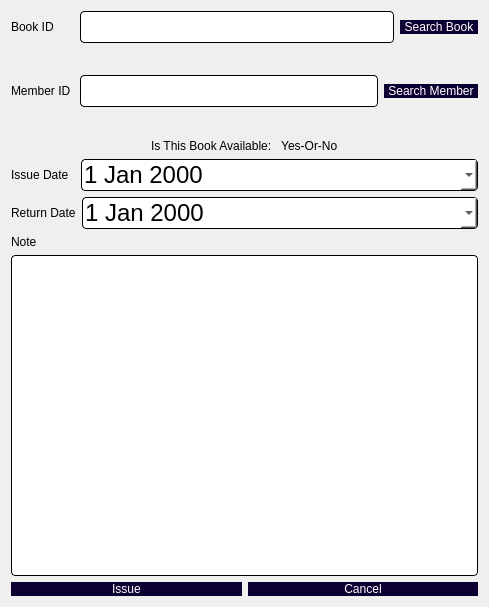
<?xml version="1.0" encoding="UTF-8"?>
<ui version="4.0">
 <class>IssueBook</class>
 <widget class="QDialog" name="IssueBook">
  <property name="geometry">
   <rect>
    <x>0</x>
    <y>0</y>
    <width>489</width>
    <height>607</height>
   </rect>
  </property>
  <property name="windowTitle">
   <string>Dialog</string>
  </property>
  <layout class="QVBoxLayout" name="verticalLayout_2">
   <item>
    <layout class="QHBoxLayout" name="horizontalLayout">
     <item>
      <widget class="QLabel" name="label">
       <property name="sizePolicy">
        <sizepolicy hsizetype="Fixed" vsizetype="Fixed">
         <horstretch>0</horstretch>
         <verstretch>0</verstretch>
        </sizepolicy>
       </property>
       <property name="styleSheet">
        <string notr="true">font: 13pt &quot;Lato&quot;;
color: rgb(0, 0, 0);</string>
       </property>
       <property name="text">
        <string>Book ID      </string>
       </property>
      </widget>
     </item>
     <item>
      <widget class="QLineEdit" name="bookID">
       <property name="styleSheet">
        <string notr="true">QLineEdit{
	background-color: rgb(255, 255, 255);
	 border: 1px  solid;
     border-radius: 4px;
	font: 24px
}</string>
       </property>
      </widget>
     </item>
     <item>
      <widget class="QPushButton" name="searchBook">
       <property name="styleSheet">
        <string notr="true">QPushButton{
border-radius:15px;
padding : 0 4px;
background: #0c0033;
border -radius:10px;
color: rgb(255, 255, 255);
font: 10pt &quot;Lato&quot;;
}
QPushButton:hover:!pressed
{

background:#ababab;
}
QToolButton
{

border-radius:10px;
bacground:red;
color:red;
}

QPushButton:pressed
{
              font-size: 19px;
              transition: 0.9s; 
}</string>
       </property>
       <property name="text">
        <string>Search Book</string>
       </property>
      </widget>
     </item>
    </layout>
   </item>
   <item>
    <layout class="QHBoxLayout" name="horizontalLayout_8">
     <item>
      <spacer name="horizontalSpacer_2">
       <property name="orientation">
        <enum>Qt::Horizontal</enum>
       </property>
       <property name="sizeHint" stdset="0">
        <size>
         <width>128</width>
         <height>20</height>
        </size>
       </property>
      </spacer>
     </item>
     <item>
      <widget class="QLabel" name="bookName">
       <property name="sizePolicy">
        <sizepolicy hsizetype="Fixed" vsizetype="Fixed">
         <horstretch>0</horstretch>
         <verstretch>0</verstretch>
        </sizepolicy>
       </property>
       <property name="styleSheet">
        <string notr="true">font: 10pt &quot;Comic Sans MS&quot;;
color: rgb(0, 0, 0);</string>
       </property>
       <property name="text">
        <string/>
       </property>
      </widget>
     </item>
     <item>
      <spacer name="horizontalSpacer_3">
       <property name="orientation">
        <enum>Qt::Horizontal</enum>
       </property>
       <property name="sizeHint" stdset="0">
        <size>
         <width>128</width>
         <height>20</height>
        </size>
       </property>
      </spacer>
     </item>
    </layout>
   </item>
   <item>
    <layout class="QHBoxLayout" name="horizontalLayout_2">
     <item>
      <widget class="QLabel" name="label_2">
       <property name="sizePolicy">
        <sizepolicy hsizetype="Fixed" vsizetype="Fixed">
         <horstretch>0</horstretch>
         <verstretch>0</verstretch>
        </sizepolicy>
       </property>
       <property name="styleSheet">
        <string notr="true">font: 13pt &quot;Lato&quot;;
color: rgb(0, 0, 0);</string>
       </property>
       <property name="text">
        <string>Member ID </string>
       </property>
      </widget>
     </item>
     <item>
      <widget class="QLineEdit" name="memberID">
       <property name="styleSheet">
        <string notr="true">QLineEdit{
	background-color: rgb(255, 255, 255);
	 border: 1px  solid;
     border-radius: 4px;
	font: 24px
}</string>
       </property>
      </widget>
     </item>
     <item>
      <widget class="QPushButton" name="searchMember">
       <property name="styleSheet">
        <string notr="true">QPushButton{
border-radius:15px;
padding : 0 4px;
background: #0c0033;
border -radius:10px;
color: rgb(255, 255, 255);
font: 10pt &quot;Lato&quot;;
}
QPushButton:hover:!pressed
{

background:#ababab;
}
QToolButton
{

border-radius:10px;
bacground:red;
color:red;
}

QPushButton:pressed
{
              font-size: 19px;
              transition: 0.9s; 
}</string>
       </property>
       <property name="text">
        <string>Search Member</string>
       </property>
      </widget>
     </item>
    </layout>
   </item>
   <item>
    <layout class="QHBoxLayout" name="horizontalLayout_9">
     <item>
      <spacer name="horizontalSpacer_4">
       <property name="orientation">
        <enum>Qt::Horizontal</enum>
       </property>
       <property name="sizeHint" stdset="0">
        <size>
         <width>128</width>
         <height>20</height>
        </size>
       </property>
      </spacer>
     </item>
     <item>
      <widget class="QLabel" name="memberName">
       <property name="sizePolicy">
        <sizepolicy hsizetype="Fixed" vsizetype="Fixed">
         <horstretch>0</horstretch>
         <verstretch>0</verstretch>
        </sizepolicy>
       </property>
       <property name="styleSheet">
        <string notr="true">font: 10pt &quot;Comic Sans MS&quot;;
color: rgb(0, 0, 0);</string>
       </property>
       <property name="text">
        <string/>
       </property>
      </widget>
     </item>
     <item>
      <spacer name="horizontalSpacer_5">
       <property name="orientation">
        <enum>Qt::Horizontal</enum>
       </property>
       <property name="sizeHint" stdset="0">
        <size>
         <width>128</width>
         <height>20</height>
        </size>
       </property>
      </spacer>
     </item>
    </layout>
   </item>
   <item>
    <layout class="QHBoxLayout" name="horizontalLayout_6">
     <item>
      <layout class="QHBoxLayout" name="horizontalLayout_5">
       <item>
        <widget class="QLabel" name="label_3">
         <property name="sizePolicy">
          <sizepolicy hsizetype="Fixed" vsizetype="Fixed">
           <horstretch>0</horstretch>
           <verstretch>0</verstretch>
          </sizepolicy>
         </property>
         <property name="styleSheet">
          <string notr="true">font: 13pt &quot;Lato&quot;;
color: rgb(0, 0, 0);</string>
         </property>
         <property name="text">
          <string>Is This Book Available:</string>
         </property>
        </widget>
       </item>
       <item>
        <widget class="QLabel" name="available">
         <property name="sizePolicy">
          <sizepolicy hsizetype="Fixed" vsizetype="Fixed">
           <horstretch>0</horstretch>
           <verstretch>0</verstretch>
          </sizepolicy>
         </property>
         <property name="styleSheet">
          <string notr="true">font: 13pt &quot;Lato&quot;;
color: rgb(0, 0, 0);</string>
         </property>
         <property name="text">
          <string> Yes-Or-No</string>
         </property>
        </widget>
       </item>
      </layout>
     </item>
    </layout>
   </item>
   <item>
    <layout class="QHBoxLayout" name="horizontalLayout_3">
     <item>
      <widget class="QLabel" name="label_4">
       <property name="sizePolicy">
        <sizepolicy hsizetype="Fixed" vsizetype="Fixed">
         <horstretch>0</horstretch>
         <verstretch>0</verstretch>
        </sizepolicy>
       </property>
       <property name="styleSheet">
        <string notr="true">font: 13pt &quot;Lato&quot;;
color: rgb(0, 0, 0);</string>
       </property>
       <property name="text">
        <string>Issue Date  </string>
       </property>
      </widget>
     </item>
     <item>
      <widget class="QDateEdit" name="issueDate">
       <property name="styleSheet">
        <string notr="true">QDateEdit{
	background-color: rgb(255, 255, 255);
	 border: 1px  solid;
     border-radius: 4px;
	font: 24px
}</string>
       </property>
       <property name="calendarPopup">
        <bool>true</bool>
       </property>
      </widget>
     </item>
    </layout>
   </item>
   <item>
    <layout class="QHBoxLayout" name="horizontalLayout_4">
     <item>
      <widget class="QLabel" name="label_5">
       <property name="sizePolicy">
        <sizepolicy hsizetype="Fixed" vsizetype="Fixed">
         <horstretch>0</horstretch>
         <verstretch>0</verstretch>
        </sizepolicy>
       </property>
       <property name="styleSheet">
        <string notr="true">font: 13pt &quot;Lato&quot;;
color: rgb(0, 0, 0);</string>
       </property>
       <property name="text">
        <string>Return Date</string>
       </property>
      </widget>
     </item>
     <item>
      <widget class="QDateEdit" name="returnDate">
       <property name="styleSheet">
        <string notr="true">QDateEdit{
	background-color: rgb(255, 255, 255);
	 border: 1px  solid;
     border-radius: 4px;
	font: 24px
}</string>
       </property>
       <property name="calendarPopup">
        <bool>true</bool>
       </property>
      </widget>
     </item>
    </layout>
   </item>
   <item>
    <layout class="QVBoxLayout" name="verticalLayout">
     <item>
      <widget class="QLabel" name="label_6">
       <property name="sizePolicy">
        <sizepolicy hsizetype="Fixed" vsizetype="Fixed">
         <horstretch>0</horstretch>
         <verstretch>0</verstretch>
        </sizepolicy>
       </property>
       <property name="styleSheet">
        <string notr="true">font: 13pt &quot;Lato&quot;;
color: rgb(0, 0, 0);</string>
       </property>
       <property name="text">
        <string>Note</string>
       </property>
      </widget>
     </item>
     <item>
      <widget class="QTextEdit" name="notes">
       <property name="styleSheet">
        <string notr="true">QTextEdit{
	background-color: rgb(255, 255, 255);
	 border: 1px  solid;
     border-radius: 4px;
	font: 24px
}</string>
       </property>
      </widget>
     </item>
    </layout>
   </item>
   <item>
    <layout class="QHBoxLayout" name="horizontalLayout_7">
     <item>
      <widget class="QPushButton" name="issue">
       <property name="styleSheet">
        <string notr="true">QPushButton{
border-radius:15px;
padding : 0 4px;
background: #0c0033;
border -radius:10px;
color: rgb(255, 255, 255);
font: 12pt &quot;Lato Black&quot;;
}
QPushButton:hover:!pressed
{

background:#ababab;
}
QToolButton
{

border-radius:10px;
bacground:red;
color:red;
}

QPushButton:pressed
{
              font-size: 19px;
              transition: 0.9s; 
}</string>
       </property>
       <property name="text">
        <string>Issue</string>
       </property>
      </widget>
     </item>
     <item>
      <widget class="QPushButton" name="cancel">
       <property name="styleSheet">
        <string notr="true">QPushButton{
border-radius:15px;
padding : 0 4px;
background: #0c0033;
border -radius:10px;
color: rgb(255, 255, 255);
font: 12pt &quot;Lato Black&quot;;
}
QPushButton:hover:!pressed
{

background:#ababab;
}
QToolButton
{

border-radius:10px;
bacground:red;
color:red;
}

QPushButton:pressed
{
              font-size: 19px;
              transition: 0.9s; 
}</string>
       </property>
       <property name="text">
        <string>Cancel</string>
       </property>
      </widget>
     </item>
    </layout>
   </item>
  </layout>
 </widget>
 <resources/>
 <connections/>
</ui>
